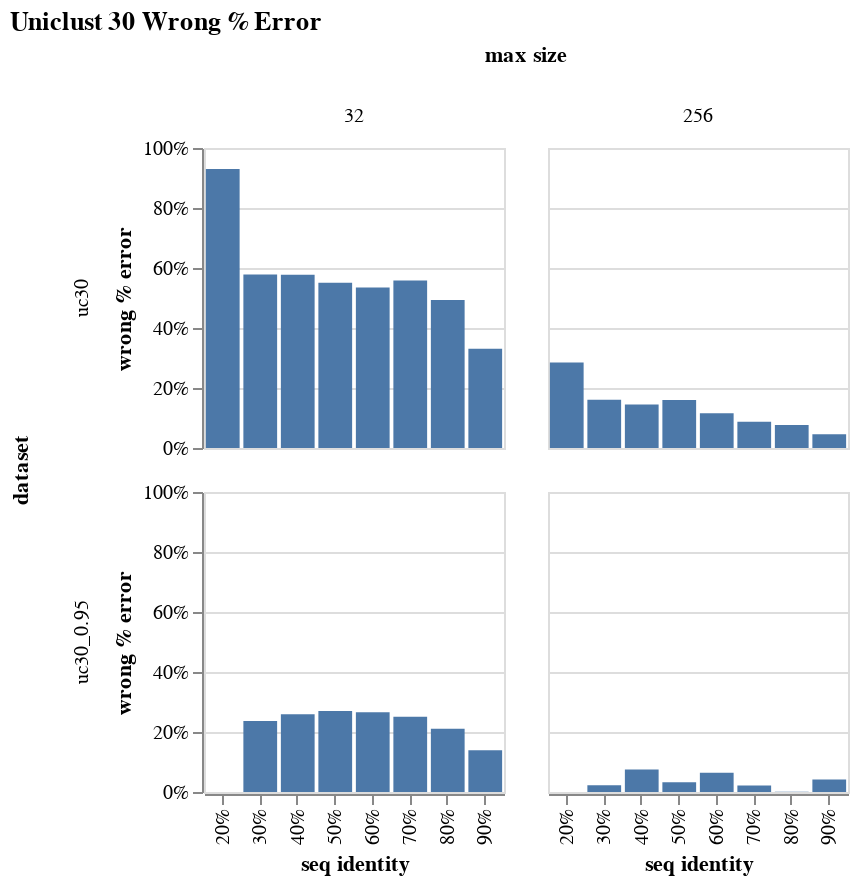

The notebook cell this image was saved under:
### Code cell
alt.Chart(data, title = "Uniclust 30 Wrong % Error").mark_bar().encode(
    x = alt.X("seq identity:N", axis = alt.Axis(format = "~%")),
    y = alt.Y("wrong % error", axis = alt.Axis(format = "%")),
    column = "max size:N",
    row = "dataset"
).properties(
    width = 150,
    height = 150
)

### Figure 1 — Vega-Lite specification as saved in the notebook (floating-point values rounded to 4 significant figures)
{"config": {"view": {"continuousWidth": 400, "continuousHeight": 300}}, "data": {"name": "data-b967d6aaaff231b5a8846309cba42355"}, "mark": "bar", "encoding": {"column": {"type": "nominal", "field": "max size"}, "row": {"type": "nominal", "field": "dataset"}, "x": {"type": "nominal", "axis": {"format": "~%"}, "field": "seq identity"}, "y": {"type": "quantitative", "axis": {"format": "%"}, "field": "wrong % error"}}, "height": 150, "title": "Uniclust 30 Wrong % Error", "width": 150, "$schema": "https://vega.github.io/schema/vega-lite/v4.8.1.json", "datasets": {"data-b967d6aaaff231b5a8846309cba42355": [{"dataset": "uc30_0.95", "max size": 32, "seq identity": 0.0, "count": 0, "wrong": 0, "wrong % error": null, "% wrong": null}, {"dataset": "uc30_0.95", "max size": 32, "seq identity": 0.1, "count": 0, "wrong": 0, "wrong % error": null, "% wrong": null}, {"dataset": "uc30_0.95", "max size": 32, "seq identity": 0.2, "count": 14, "wrong": 0, "wrong % error": null, "% wrong": 0.0}, {"dataset": "uc30_0.95", "max size": 32, "seq identity": 0.3, "count": 873, "wrong": 48, "wrong % error": 0.2364, "% wrong": 0.05498}, {"dataset": "uc30_0.95", "max size": 32, "seq identity": 0.4, "count": 1166, "wrong": 72, "wrong % error": 0.2589, "% wrong": 0.06175}, {"dataset": "uc30_0.95", "max size": 32, "seq identity": 0.5, "count": 951, "wrong": 38, "wrong % error": 0.2699, "% wrong": 0.03996}, {"dataset": "uc30_0.95", "max size": 32, "seq identity": 0.6, "count": 923, "wrong": 29, "wrong % error": 0.266, "% wrong": 0.03142}, {"dataset": "uc30_0.95", "max size": 32, "seq identity": 0.7, "count": 789, "wrong": 21, "wrong % error": 0.2508, "% wrong": 0.02662}, {"dataset": "uc30_0.95", "max size": 32, "seq identity": 0.8, "count": 747, "wrong": 10, "wrong % error": 0.2109, "% wrong": 0.01339}, {"dataset": "uc30_0.95", "max size": 32, "seq identity": 0.9, "count": 1537, "wrong": 20, "wrong % error": 0.139, "% wrong": 0.01301}, {"dataset": "uc30_0.95", "max size": 256, "seq identity": 0.0, "count": 0, "wrong": 0, "wrong % error": null, "% wrong": null}, {"dataset": "uc30_0.95", "max size": 256, "seq identity": 0.1, "count": 0, "wrong": 0, "wrong % error": null, "% wrong": null}, {"dataset": "uc30_0.95", "max size": 256, "seq identity": 0.2, "count": 14, "wrong": 0, "wrong % error": null, "% wrong": 0.0}, {"dataset": "uc30_0.95", "max size": 256, "seq identity": 0.3, "count": 873, "wrong": 6, "wrong % error": 0.02263, "% wrong": 0.006873}, {"dataset": "uc30_0.95", "max size": 256, "seq identity": 0.4, "count": 1166, "wrong": 8, "wrong % error": 0.07535, "% wrong": 0.006861}, {"dataset": "uc30_0.95", "max size": 256, "seq identity": 0.5, "count": 951, "wrong": 4, "wrong % error": 0.03272, "% wrong": 0.004206}, {"dataset": "uc30_0.95", "max size": 256, "seq identity": 0.6, "count": 923, "wrong": 4, "wrong % error": 0.06402, "% wrong": 0.004334}, {"dataset": "uc30_0.95", "max size": 256, "seq identity": 0.7, "count": 789, "wrong": 5, "wrong % error": 0.02126, "% wrong": 0.006337}, {"dataset": "uc30_0.95", "max size": 256, "seq identity": 0.8, "count": 747, "wrong": 1, "wrong % error": 0.0006338, "% wrong": 0.001339}, {"dataset": "uc30_0.95", "max size": 256, "seq identity": 0.9, "count": 1537, "wrong": 6, "wrong % error": 0.04126, "% wrong": 0.003904}, {"dataset": "uc30", "max size": 32, "seq identity": 0.0, "count": 0, "wrong": 0, "wrong % error": null, "% wrong": null}, {"dataset": "uc30", "max size": 32, "seq identity": 0.1, "count": 0, "wrong": 0, "wrong % error": null, "% wrong": null}, {"dataset": "uc30", "max size": 32, "seq identity": 0.2, "count": 192, "wrong": 82, "wrong % error": 0.9296, "% wrong": 0.4271}, {"dataset": "uc30", "max size": 32, "seq identity": 0.3, "count": 1170, "wrong": 292, "wrong % error": 0.5784, "% wrong": 0.2496}, {"dataset": "uc30", "max size": 32, "seq identity": 0.4, "count": 1182, "wrong": 277, "wrong % error": 0.5775, "% wrong": 0.2343}, {"dataset": "uc30", "max size": 32, "seq identity": 0.5, "count": 1160, "wrong": 231, "wrong % error": 0.5505, "% wrong": 0.1991}, {"dataset": "uc30", "max size": 32, "seq identity": 0.6, "count": 1044, "wrong": 198, "wrong % error": 0.5351, "% wrong": 0.1897}, {"dataset": "uc30", "max size": 32, "seq identity": 0.7, "count": 847, "wrong": 106, "wrong % error": 0.5582, "% wrong": 0.1251}, {"dataset": "uc30", "max size": 32, "seq identity": 0.8, "count": 694, "wrong": 89, "wrong % error": 0.4932, "% wrong": 0.1282}, {"dataset": "uc30", "max size": 32, "seq identity": 0.9, "count": 711, "wrong": 19, "wrong % error": 0.3312, "% wrong": 0.02672}, {"dataset": "uc30", "max size": 256, "seq identity": 0.0, "count": 0, "wrong": 0, "wrong % error": null, "% wrong": null}, {"dataset": "uc30", "max size": 256, "seq identity": 0.1, "count": 0, "wrong": 0, "wrong % error": null, "% wrong": null}, {"dataset": "uc30", "max size": 256, "seq identity": 0.2, "count": 192, "wrong": 10, "wrong % error": 0.285, "% wrong": 0.05208}, {"dataset": "uc30", "max size": 256, "seq identity": 0.3, "count": 1170, "wrong": 34, "wrong % error": 0.1609, "% wrong": 0.02906}, {"dataset": "uc30", "max size": 256, "seq identity": 0.4, "count": 1182, "wrong": 33, "wrong % error": 0.1449, "% wrong": 0.02792}, {"dataset": "uc30", "max size": 256, "seq identity": 0.5, "count": 1160, "wrong": 33, "wrong % error": 0.1602, "% wrong": 0.02845}, {"dataset": "uc30", "max size": 256, "seq identity": 0.6, "count": 1044, "wrong": 31, "wrong % error": 0.1159, "% wrong": 0.02969}, {"dataset": "uc30", "max size": 256, "seq identity": 0.7, "count": 847, "wrong": 13, "wrong % error": 0.08762, "% wrong": 0.01535}, {"dataset": "uc30", "max size": 256, "seq identity": 0.8, "count": 694, "wrong": 20, "wrong % error": 0.07686, "% wrong": 0.02882}, {"dataset": "uc30", "max size": 256, "seq identity": 0.9, "count": 711, "wrong": 8, "wrong % error": 0.04555, "% wrong": 0.01125}]}}
